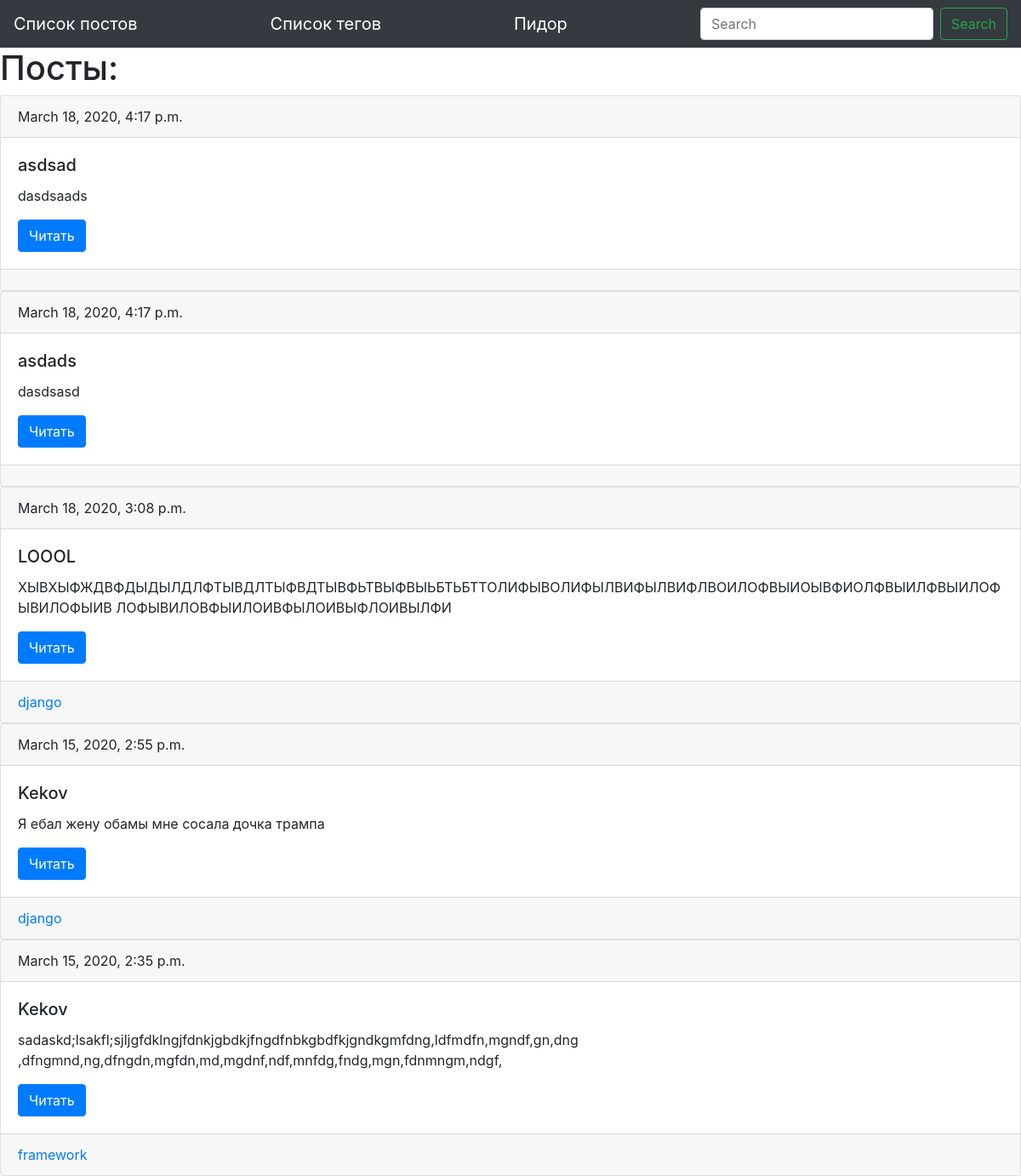
Screenshot of /blog/ with the database file from the repository.
### blog/models.py (models this page shows, shortened)
class Post(models.Model):
	title = models.CharField(max_length=150, db_index=True)# db_index <-- индексация
	slug = models.SlugField(max_length=150, blank=True, unique=True)
	body = models.TextField(blank=True, db_index=True) # означает что поле может быть пустым
	tags = models.ManyToManyField('Tag', blank=True, related_name='posts') # пост может не иметь тегов, relatedname обозначает свойство кот имеет Tag (эквивалентно post_set())
	date_pub = models.DateTimeField(auto_now_add=True) # Время при добавлении
	class Meta:
		ordering =  ['-date_pub']# Порядок сортировки
	def get_absolute_url(self):
		return reverse('post_details_url', kwargs={'slug' : self.slug})

class Tag(models.Model):
	title = models.CharField(max_length=50)
	slug = models.SlugField(max_length=50, unique=True)
	class Meta:
		ordering =  ['title']
	def get_absolute_url(self):
		return reverse('tag_details_url', kwargs={ 'slug': self.slug })

### blog/views.py (the view)
# urls.py: path('', posts_list, name='posts_list_url'),
def posts_list(request):
	search_query = request.GET.get('search', '')
	if search_query:
		posts = Post.objects.filter(Q(title__icontains=search_query) | Q(body__icontains=search_query))
	else:
		posts = Post.objects.all()
	paginator = Paginator(posts, 10)
	page_number = request.GET.get('page', 1) # Взять из запроса словарь GET и из словаря взять параметр page, 1 - это страница поумолчанию
	page = paginator.get_page(page_number)
	is_paginated = page.has_other_pages()
	if page.has_previous():
		prev_url = '?page={}'.format(page.previous_page_number())
	else:
		prev_url = ''
	if page.has_next():
		next_url = '?page={}'.format(page.next_page_number())
	else:
		next_url = ''
	context = {
		"posts": page,
		"is_paginated" : is_paginated,
		"next_url " : next_url,
		"prev_url" : prev_url
	}
	return render(request, 'blog/index.html', context)

### blog/templates/blog/index.html (shortened to what this page needs)
{% extends 'blog/base_blog.html' %}
{% block content %}
<h1>Посты:</h1>
 	{% for post in posts.object_list %}
 	{% include 'blog/includes/post_card_template.html' %}
 	{% endfor %}
{% endblock %}

### blog/templates/blog/includes/post_card_template.html
<div class="card">
  <div class="card-header">
    {{ post.date_pub }}
  </div>
  <div class="card-body">
    <h5 class="card-title">{{ post.title }}</h5>
    <p class="card-text">{{ post.body|truncatewords:15}}</p>
    <a href="{{ post.get_absolute_url }}" class="btn btn-primary">Читать</a>
  </div>
  <div class="card-footer text-muted">
  	{% for tag in post.tags.all %}
  	<a href="{{ tag.get_absolute_url }}">
    {{tag.title}}
	</a>
    {% endfor %}
  </div>
</div>

### rows the page displays
Post: date_pub "March 18, 2020, 4:17 p.m.", title "asdsad", body "dasdsaads"
Post: date_pub "March 18, 2020, 4:17 p.m.", title "asdads", body "dasdsasd"
Post: date_pub "March 18, 2020, 3:08 p.m.", title "LOOOL", body "ХЫВХЫФЖДВФДЫДЫЛДЛФТЫВДЛТЫФВДТЫВФЬТВЫФВЫЬБТЬБТТОЛИФЫВОЛИФЫЛВИФЫЛВИФЛВОИЛОФВЫИОЫВФИОЛФВЫИЛФВЫИЛОФЫВИЛОФЫИВ ЛОФЫВИЛОВФЫИЛОИВФЫЛОИВЫФЛОИВЫЛФИ"
Tag: title "django"
Post: date_pub "March 15, 2020, 2:55 p.m.", title "Kekov", body "Я ебал жену обамы мне сосала дочка трампа"
Post: date_pub "March 15, 2020, 2:35 p.m.", title "Kekov", body "sadaskd;lsakfl;sjljgfdklngjfdnkjgbdkjfngdfnbkgbdfkjgndkgmfdng,ldfmdfn,mgndf,gn,dng ,dfngmnd,ng,dfngdn,mgfdn,md,mgdnf,ndf,mnfdg,fndg,mgn,fdnmngm,ndgf,"
Tag: title "framework"
